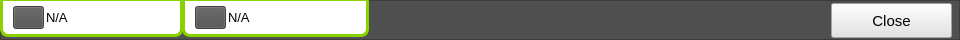
   <widget class="QFrame" name="frame_5">
    <property name="geometry">
     <rect>
      <x>0</x>
      <y>557</y>
      <width>960</width>
      <height>40</height>
     </rect>
    </property>
    <property name="sizePolicy">
     <sizepolicy hsizetype="Fixed" vsizetype="Fixed">
      <horstretch>0</horstretch>
      <verstretch>0</verstretch>
     </sizepolicy>
    </property>
    <property name="minimumSize">
     <size>
      <width>960</width>
      <height>40</height>
     </size>
    </property>
    <property name="maximumSize">
     <size>
      <width>960</width>
      <height>40</height>
     </size>
    </property>
    <property name="styleSheet">
     <string notr="true">background-color: rgb(79, 79, 79);</string>
    </property>
    <property name="frameShape">
     <enum>QFrame::StyledPanel</enum>
    </property>
    <property name="frameShadow">
     <enum>QFrame::Raised</enum>
    </property>
    <widget class="QPushButton" name="advNetworkingCloseBut">
     <property name="geometry">
      <rect>
       <x>831</x>
       <y>3</y>
       <width>121</width>
       <height>35</height>
      </rect>
     </property>
     <property name="sizePolicy">
      <sizepolicy hsizetype="Fixed" vsizetype="Fixed">
       <horstretch>0</horstretch>
       <verstretch>0</verstretch>
      </sizepolicy>
     </property>
     <property name="minimumSize">
      <size>
       <width>121</width>
       <height>35</height>
      </size>
     </property>
     <property name="maximumSize">
      <size>
       <width>121</width>
       <height>35</height>
      </size>
     </property>
     <property name="font">
      <font>
       <pointsize>11</pointsize>
      </font>
     </property>
     <property name="autoFillBackground">
      <bool>false</bool>
     </property>
     <property name="styleSheet">
      <string notr="true">background-color: rgb(227, 227, 227);</string>
     </property>
     <property name="text">
      <string>Close</string>
     </property>
    </widget>
    <widget class="QGroupBox" name="gbAdvNetworkingWifiMAC">
     <property name="geometry">
      <rect>
       <x>0</x>
       <y>-2</y>
       <width>183</width>
       <height>39</height>
      </rect>
     </property>
     <property name="sizePolicy">
      <sizepolicy hsizetype="Fixed" vsizetype="Fixed">
       <horstretch>0</horstretch>
       <verstretch>0</verstretch>
      </sizepolicy>
     </property>
     <property name="minimumSize">
      <size>
       <width>183</width>
       <height>38</height>
      </size>
     </property>
     <property name="maximumSize">
      <size>
       <width>183</width>
       <height>39</height>
      </size>
     </property>
     <property name="styleSheet">
      <string notr="true">QGroupBox#gbAdvNetworkingWifiMAC{
	border: 3px solid rgb(139,209,0);
	border-radius: 2px;
    color: rgb(0,0,0);
	/*margin-top: 8px;*/
    border-top-left-radius: 0px;
    border-top-right-radius: 0px;
    border-bottom-left-radius: 8px;
    border-bottom-right-radius: 8px;
	background-color: rgb(255,255,255);
}
QGroupBox::title {
     subcontrol-origin: margin;
     subcontrol-position: top center; /* position at the top center */
     padding: 0 3px;
     background-color: qlineargradient(x1: 0, y1: 0, x2: 0, y2: 1,
                                       stop: 0 #FF0ECE, stop: 1 #FFFFFF);
	background: rgb(0, 16, 24);
	color: rgb(255,255,255);
	border: 2px solid rgb(139,209,0);
	border-radius: 4px;
 }</string>
     </property>
     <property name="title">
      <string/>
     </property>
     <widget class="QLabel" name="advWifiMAClbl">
      <property name="geometry">
       <rect>
        <x>46</x>
        <y>11</y>
        <width>130</width>
        <height>16</height>
       </rect>
      </property>
      <property name="font">
       <font>
        <pointsize>10</pointsize>
       </font>
      </property>
      <property name="styleSheet">
       <string notr="true">background-color: rgb(255, 255, 255);
color: rgb(0, 0, 0);</string>
      </property>
      <property name="text">
       <string>N/A</string>
      </property>
     </widget>
     <widget class="QPushButton" name="pushButton_4">
      <property name="enabled">
       <bool>false</bool>
      </property>
      <property name="geometry">
       <rect>
        <x>13</x>
        <y>8</y>
        <width>31</width>
        <height>23</height>
       </rect>
      </property>
      <property name="sizePolicy">
       <sizepolicy hsizetype="Fixed" vsizetype="Fixed">
        <horstretch>0</horstretch>
        <verstretch>0</verstretch>
       </sizepolicy>
      </property>
      <property name="minimumSize">
       <size>
        <width>31</width>
        <height>23</height>
       </size>
      </property>
      <property name="maximumSize">
       <size>
        <width>31</width>
        <height>23</height>
       </size>
      </property>
      <property name="text">
       <string/>
      </property>
      <property name="icon">
       <iconset resource="../sessionhandler.qrc">
        <normaloff>:/images/screens/MACWifi.png</normaloff>
        <disabledoff>:/images/screens/MACWifi.png</disabledoff>:/images/screens/MACWifi.png</iconset>
      </property>
      <property name="iconSize">
       <size>
        <width>31</width>
        <height>23</height>
       </size>
      </property>
      <property name="default">
       <bool>true</bool>
      </property>
      <property name="flat">
       <bool>false</bool>
      </property>
     </widget>
    </widget>
    <widget class="QGroupBox" name="gbAdvNetworkingEtherMAC">
     <property name="geometry">
      <rect>
       <x>182</x>
       <y>-2</y>
       <width>187</width>
       <height>39</height>
      </rect>
     </property>
     <property name="sizePolicy">
      <sizepolicy hsizetype="Fixed" vsizetype="Fixed">
       <horstretch>0</horstretch>
       <verstretch>0</verstretch>
      </sizepolicy>
     </property>
     <property name="minimumSize">
      <size>
       <width>187</width>
       <height>38</height>
      </size>
     </property>
     <property name="maximumSize">
      <size>
       <width>187</width>
       <height>39</height>
      </size>
     </property>
     <property name="styleSheet">
      <string notr="true">QGroupBox#gbAdvNetworkingEtherMAC{
	border: 3px solid rgb(139,209,0);
	border-radius: 2px;
    color: rgb(0,0,0);
	/*margin-top: 8px;*/
    border-top-left-radius: 0px;
    border-top-right-radius: 0px;
    border-bottom-left-radius: 8px;
    border-bottom-right-radius: 8px;
	background-color: rgb(255,255,255);
}
QGroupBox::title {
     subcontrol-origin: margin;
     subcontrol-position: top center; /* position at the top center */
     padding: 0 3px;
     background-color: qlineargradient(x1: 0, y1: 0, x2: 0, y2: 1,
                                       stop: 0 #FF0ECE, stop: 1 #FFFFFF);
	background: rgb(0, 16, 24);
	color: rgb(255,255,255);
	border: 2px solid rgb(139,209,0);
	border-radius: 4px;
 }</string>
     </property>
     <property name="title">
      <string/>
     </property>
     <widget class="QLabel" name="advEtherMAClbl">
      <property name="geometry">
       <rect>
        <x>46</x>
        <y>11</y>
        <width>130</width>
        <height>16</height>
       </rect>
      </property>
      <property name="font">
       <font>
        <pointsize>10</pointsize>
       </font>
      </property>
      <property name="styleSheet">
       <string notr="true">color: rgb(0, 0, 0);
background-color: rgb(255, 255, 255);</string>
      </property>
      <property name="text">
       <string>N/A</string>
      </property>
     </widget>
     <widget class="QPushButton" name="pushButton_5">
      <property name="enabled">
       <bool>false</bool>
      </property>
      <property name="geometry">
       <rect>
        <x>13</x>
        <y>8</y>
        <width>31</width>
        <height>23</height>
       </rect>
      </property>
      <property name="sizePolicy">
       <sizepolicy hsizetype="Fixed" vsizetype="Fixed">
        <horstretch>0</horstretch>
        <verstretch>0</verstretch>
       </sizepolicy>
      </property>
      <property name="minimumSize">
       <size>
        <width>31</width>
        <height>23</height>
       </size>
      </property>
      <property name="maximumSize">
       <size>
        <width>31</width>
        <height>23</height>
       </size>
      </property>
      <property name="text">
       <string/>
      </property>
      <property name="icon">
       <iconset resource="../sessionhandler.qrc">
        <normaloff>:/images/screens/MACWired.png</normaloff>:/images/screens/MACWired.png</iconset>
      </property>
      <property name="iconSize">
       <size>
        <width>31</width>
        <height>23</height>
       </size>
      </property>
      <property name="default">
       <bool>true</bool>
      </property>
      <property name="flat">
       <bool>false</bool>
      </property>
     </widget>
    </widget>
   </widget>
